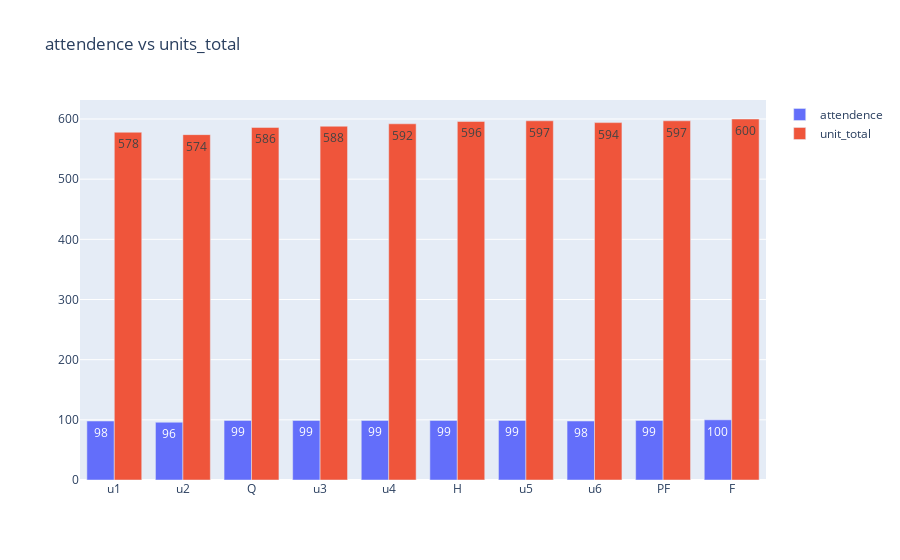

The notebook cell saved with this chart:
### Code cell
from plotly.graph_objs import *
s=att_data.loc[student_id]
s0=tot_data.loc[student_id]
y1=s.tolist()
y2=s0.tolist()
def att_total():
    py.iplot({
        'data': [
            Bar(**{
                'x':s.index ,
                'y':y1 ,
                'name': 'attendence',
                'text': y1,
                'textposition': 'auto',
                'type': 'bar'
            }),
            Bar(**{
                'x':s0.index,
                'y':y2,
                'name': 'unit_total',
                'text': y2,
                'textposition': 'auto',
                'type': 'bar'
            })
        ],
        'layout': Layout(**{
        'title': 'attendence vs units_total'
        })
    })
att_total()

### Figure 1 — Plotly figure (JSON) as saved in the notebook; plotly's stock layout.template omitted (floating-point values rounded to 4 significant figures)
{"data": [{"name": "attendence", "text": ["98", "96", "99", "99", "99", "99", "99", "98", "99", "100"], "textposition": "auto", "type": "bar", "x": ["u1", "u2", "Q", "u3", "u4", "H", "u5", "u6", "PF", "F"], "y": [98, 96, 99, 99, 99, 99, 99, 98, 99, 100]}, {"name": "unit_total", "text": ["578", "574", "586", "588", "592", "596", "597", "594", "597", "600"], "textposition": "auto", "type": "bar", "x": ["u1", "u2", "Q", "u3", "u4", "H", "u5", "u6", "PF", "F"], "y": [578, 574, 586, 588, 592, 596, 597, 594, 597, 600]}], "layout": {"title": {"text": "attendence vs units_total"}}}
